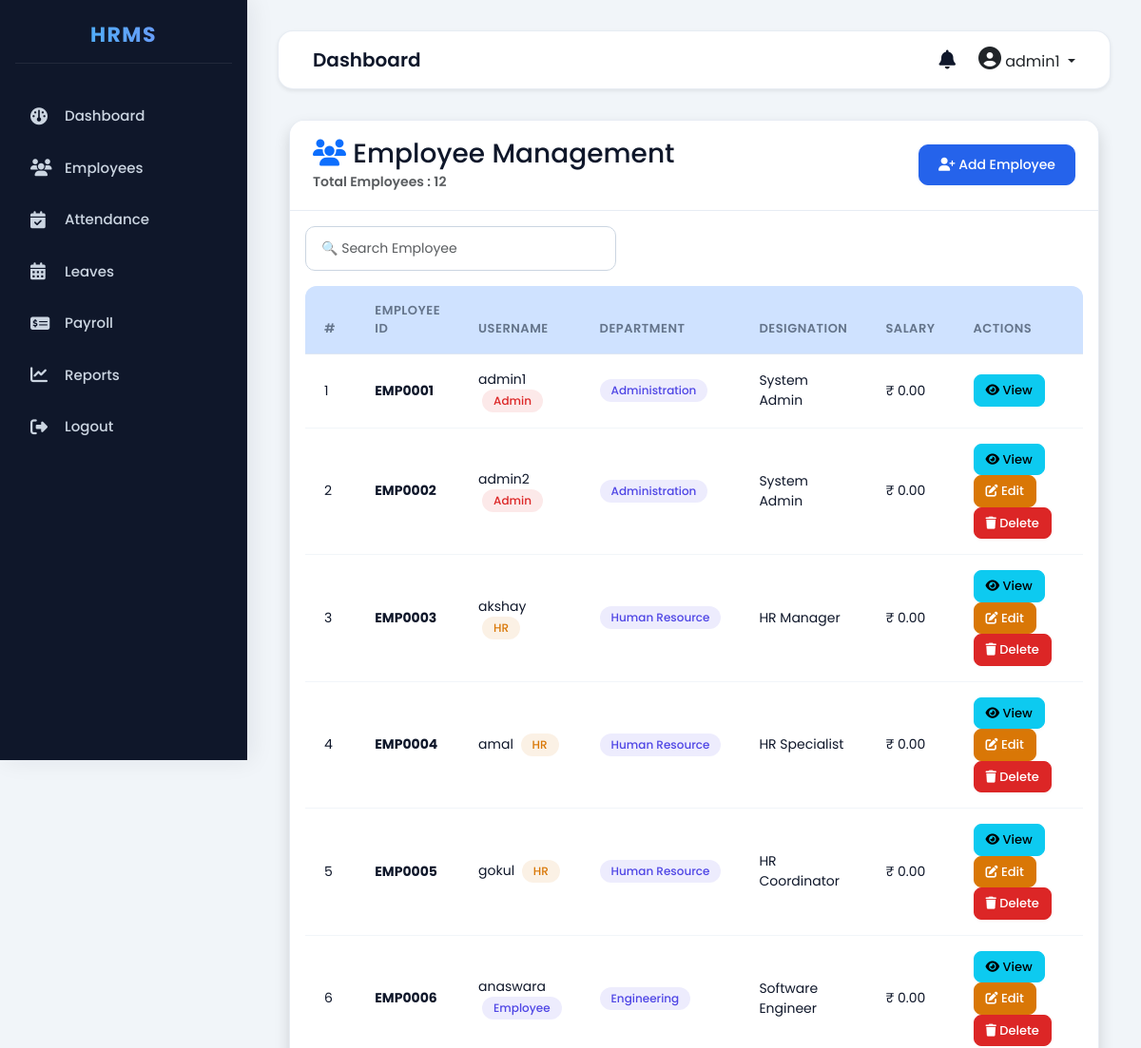
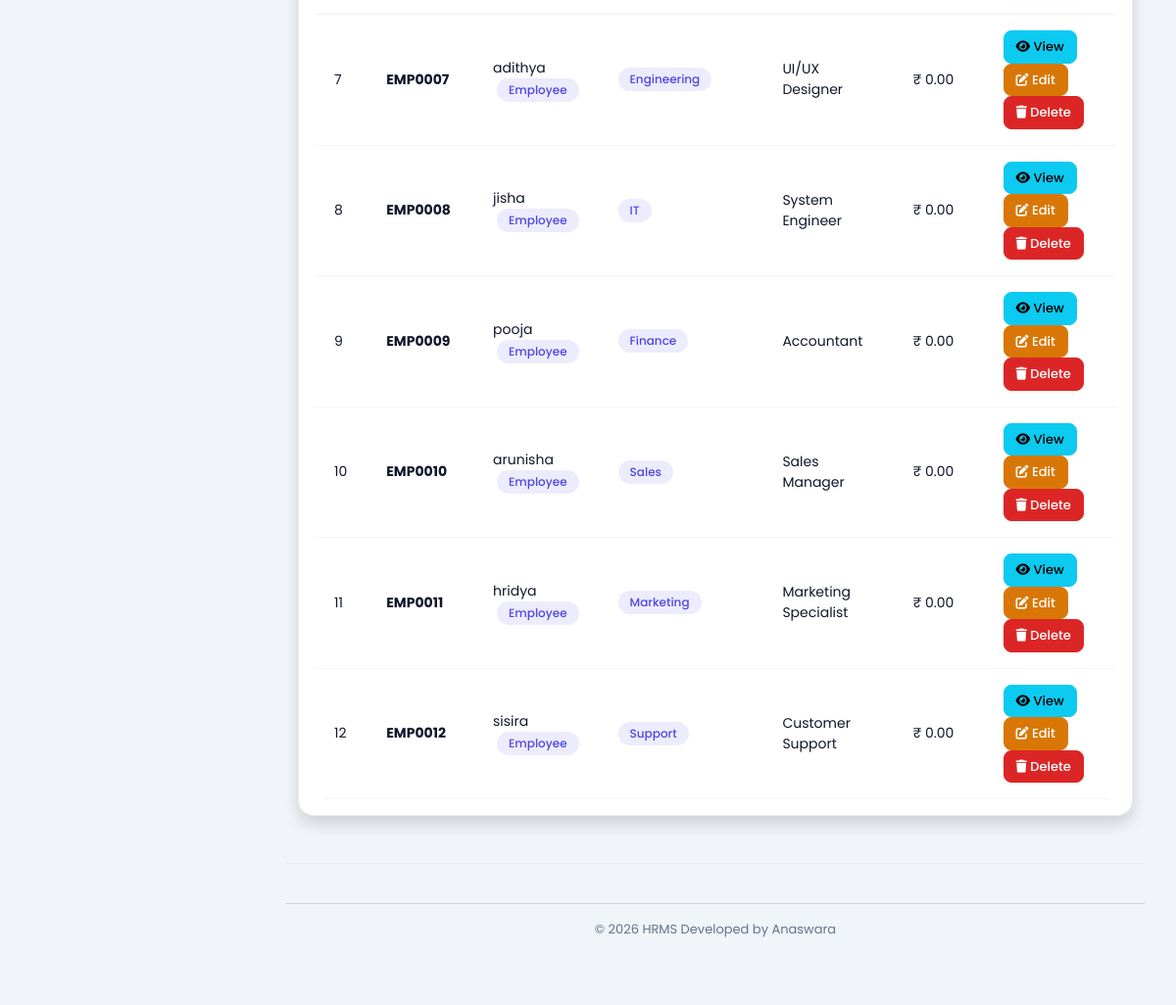
/employees/ (signed in), run on the app's committed database (2 pictures, top to bottom).
### accounts/models.py (models this page shows, shortened)
class User(AbstractUser):
    ROLE_CHOICES = (
        ('ADMIN', 'Admin'),
        ('HR', 'HR'),
        ('EMPLOYEE', 'Employee'),
    )
    role = models.CharField(
        max_length=20,
        choices=ROLE_CHOICES,
        default='EMPLOYEE'
    )

### employees/models.py (models this page shows, shortened)
class Employee(models.Model):
    user = models.OneToOneField(
    User,
    on_delete=models.CASCADE,
    null=True,
    blank=True
)
    employee_id = models.CharField(max_length=20,unique=True)
    phone = models.CharField(max_length=15)
    department = models.CharField(max_length=100)
    designation = models.CharField(max_length=100)
    joining_date = models.DateField()
    salary = models.DecimalField(
        max_digits=10,
        decimal_places=2
    )

### employees/views.py (the view)
# urls.py: path("", views.employee_list, name="employee_list"),
@login_required
def employee_list(request):
    employees = Employee.objects.select_related("user").all().order_by("employee_id")
    context = {
        "employees": employees
    }
    return render(
        request,
        "employees/employee_list.html",
        context
    )

### templates/employees/employee_list.html (shortened to what this page needs)
{% extends "base.html" %}
{% block content %}
<div class="card shadow">
    <div class="card-header bg-white">
        <div class="d-flex justify-content-between align-items-center">
            <div>
                <h3 class="mb-0">
                    <i class="fa fa-users text-primary"></i>
                    Employee Management
                </h3>
                <small class="text-muted">
                    Total Employees : {{ employees|length }}
                </small>
            </div>
            <a href="{% url 'register' %}"
               class="btn btn-primary">
                <i class="fa fa-user-plus"></i>
                Add Employee
            </a>
        </div>
    </div>
    <div class="card-body">
        <div class="row mb-3">
            <div class="col-md-5">
                <input
                    type="text"
                    id="searchEmployee"
                    class="form-control"
                    placeholder="🔍 Search Employee">
            </div>
        </div>
        <div class="table-responsive">
            <table
                class="table table-hover align-middle"
                id="employeeTable">
                <thead class="table-primary">
                    <tr>
                        <th>#</th>
                        <th>Employee ID</th>
                        <th>Username</th>
                        <th>Department</th>
                        <th>Designation</th>
                        <th>Salary</th>
                        <th width="220">
                            Actions
                        </th>
                    </tr>
                </thead>
                <tbody>
                {% for employee in employees %}
                    <tr>
                        <td>
                            {{ forloop.counter }}
                        </td>
                        <td>
                            <strong>
                                {{ employee.employee_id }}
                            </strong>
                        </td>
                        <td>
                            {% if employee.user %}
                                {{ employee.user.username }}
                                {% if employee.user.role == 'ADMIN' %}
                                    <span class="badge bg-danger ms-1">Admin</span>
                                {% elif employee.user.role == 'HR' %}
                                    <span class="badge bg-warning ms-1">HR</span>
                                {% else %}
                                    <span class="badge bg-info ms-1">Employee</span>
                                {% endif %}
                            {% else %}
                                <span class="badge bg-secondary">
                                    No User
                                </span>
                            {% endif %}
                        </td>
                        <td>
                            <span class="badge bg-info">
                                {{ employee.department }}
                            </span>
                        </td>
                        <td>
                            {{ employee.designation }}
                        </td>
                        <td>
                            ₹ {{ employee.salary }}
                        </td>
                        <td>
                             <a href="{% url 'employee_profile' employee.id %}"
                                class="btn btn-info btn-sm">
                                 <i class="fa fa-eye"></i>
                                 View
                             </a>
                             {% if employee.user != request.user %}
                             <a href="{% url 'employee_update' employee.id %}"
                                class="btn btn-warning btn-sm">
                                 <i class="fa fa-edit"></i>
                                 Edit
                             </a>
                             <a href="{% url 'employee_delete' employee.id %}"
                                class="btn btn-danger btn-sm"
                                onclick="return confirm('Delete this employee?');">
                                 <i class="fa fa-trash"></i>
                                 Delete
                             </a>
                             {% endif %}
                        </td>
                    </tr>
                {% endfor %}
                </tbody>
            </table>
        </div>
    </div>
</div>
{% endblock %}

### templates/includes/navbar.html (shortened to what this page needs)
<nav class="navbar navbar-expand-lg bg-white shadow-sm">
<div class="container-fluid">
<h4>
{% block page_title %}
Dashboard
{% endblock %}
</h4>
<div class="d-flex align-items-center">
<i class="fa fa-bell me-4 fs-5"></i>
<div class="dropdown">
<a
class="dropdown-toggle text-dark text-decoration-none"
data-bs-toggle="dropdown">
<i class="fa fa-user-circle fs-4"></i>
{{ request.user.username }}
</a>
</div>
</div>
</div>
</nav>

### static/css/style.css (style rules this page uses)
:root { --bg-primary: #f1f5f9; --sidebar-bg: #0f172a; --sidebar-hover: #1e293b; --card-bg: #ffffff; --card-border: rgba(226, 232, 240, 0.8); --text-main: #0f172a; --text-muted: #64748b; --accent-blue: #2563eb; --accent-indigo: #4f46e5; --accent-purple: #7c3aed; --accent-emerald: #059669; --accent-amber: #d97706; --accent-rose: #dc2626; --card-shadow: 0 4px 6px -1px rgba(0, 0, 0, 0.05), 0 2px 4px -1px rgba(0, 0, 0, 0.03); --border-radius: 16px; --transition-speed: 0.3s; }
body { background-color: var(--bg-primary); color: var(--text-main); font-family: 'Poppins', sans-serif; margin: 0; padding: 0; -webkit-font-smoothing: antialiased; min-height: 100vh; }
.navbar { background: var(--card-bg) !important; border: 1px solid var(--card-border); border-radius: var(--border-radius); padding: 16px 24px; margin-bottom: 32px; box-shadow: var(--card-shadow); }
.navbar h4 { font-size: 20px; font-weight: 600; color: var(--text-main); margin: 0; }
.card { background-color: var(--card-bg); border: 1px solid var(--card-border); border-radius: var(--border-radius); box-shadow: var(--card-shadow); transition: transform var(--transition-speed) ease, box-shadow var(--transition-speed) ease; overflow: hidden; }
.card-header { background-color: rgba(0, 0, 0, 0.01); border-bottom: 1px solid var(--card-border); padding: 18px 24px; font-size: 16px; font-weight: 600; color: var(--text-main); }
.table-responsive { border-radius: 12px; overflow: hidden; }
.table { margin: 0; border-collapse: separate; border-spacing: 0; }
.table thead { background-color: #f8fafc !important; }
.table thead th { font-size: 13px; font-weight: 600; text-transform: uppercase; letter-spacing: 0.5px; color: var(--text-muted); padding: 16px 20px; border: none; border-bottom: 1px solid var(--card-border); }
.table tbody tr { transition: background-color var(--transition-speed) ease; }
.table tbody td { padding: 16px 20px; font-size: 14px; color: var(--text-main); border-bottom: 1px solid #f1f5f9; }
.badge { padding: 6px 12px; font-size: 12px; font-weight: 500; border-radius: 9999px; }
.badge.bg-danger { background-color: rgba(220, 38, 38, 0.1) !important; color: var(--accent-rose) !important; }
.badge.bg-warning { background-color: rgba(217, 119, 6, 0.1) !important; color: var(--accent-amber) !important; }
.badge.bg-info { background-color: rgba(79, 70, 229, 0.1) !important; color: var(--accent-indigo) !important; }
.btn { padding: 10px 20px; font-size: 14px; font-weight: 500; border-radius: 10px; transition: all var(--transition-speed) ease; box-shadow: 0 2px 4px rgba(0, 0, 0, 0.02); }
.btn-sm { padding: 6px 12px; font-size: 13px; border-radius: 8px; }
.btn-primary { background-color: var(--accent-blue); border-color: var(--accent-blue); }
.btn-danger { background-color: var(--accent-rose); border-color: var(--accent-rose); }
.btn-warning { background-color: var(--accent-amber); border-color: var(--accent-amber); color: #fff; }
.container-fluid { animation: fadeInUp 0.4s ease-out forwards; }
.form-control, .form-select { background-color: #ffffff; border: 1px solid #cbd5e1; border-radius: 10px; padding: 12px 16px; font-size: 14px; color: var(--text-main); transition: all var(--transition-speed) ease; }

### data on the page
User: user.username "admin1"
Employee: employee_id "EMP0001", user.username "admin1", shows "Admin", department "Administration", designation "System Admin", salary "0.00"
Employee: employee_id "EMP0002", user.username "admin2", shows "Admin", department "Administration", designation "System Admin", salary "0.00", shows "Edit"
Employee: employee_id "EMP0003", user.username "akshay", shows "HR", department "Human Resource", designation "HR Manager", salary "0.00", shows "Edit"
Employee: employee_id "EMP0004", user.username "amal", shows "HR", department "Human Resource", designation "HR Specialist", salary "0.00", shows "Edit"
Employee: employee_id "EMP0005", user.username "gokul", shows "HR", department "Human Resource", designation "HR Coordinator", salary "0.00", shows "Edit"
Employee: employee_id "EMP0006", user.username "anaswara", shows "Employee", department "Engineering", designation "Software Engineer", salary "0.00", shows "Edit"
Employee: employee_id "EMP0007", user.username "adithya", shows "Employee", department "Engineering", designation "UI/UX Designer", salary "0.00", shows "Edit"
Employee: employee_id "EMP0008", user.username "jisha", shows "Employee", department "IT", designation "System Engineer", salary "0.00", shows "Edit"
Employee: employee_id "EMP0009", user.username "pooja", shows "Employee", department "Finance", designation "Accountant", salary "0.00", shows "Edit"
Employee: employee_id "EMP0010", user.username "arunisha", shows "Employee", department "Sales", designation "Sales Manager", salary "0.00", shows "Edit"
Employee: employee_id "EMP0011", user.username "hridya", shows "Employee", department "Marketing", designation "Marketing Specialist", salary "0.00", shows "Edit"
Employee: employee_id "EMP0012", user.username "sisira", shows "Employee", department "Support", designation "Customer Support", salary "0.00", shows "Edit"

### other printed values
{{ employees|length }} "12"
